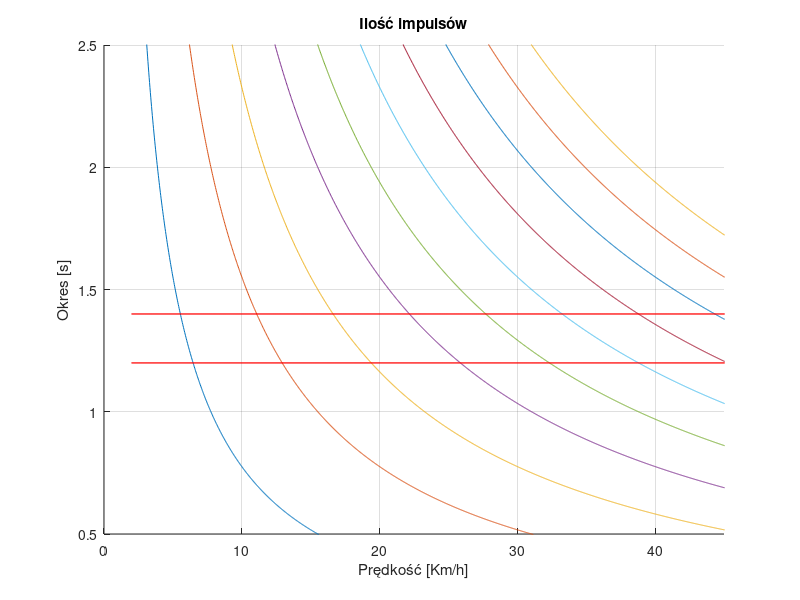

Here is the MATLAB script that generated this plot:
% % ok, zacznijmy 

hold on;
grid on ;
obwod_kola = 2.155;
x = linspace(2,60,2000);


for i=1:10
     k = 1
     y =  i*obwod_kola*3.6./x;
     plot(x,y)
end
for i=1:length(x)
     gorna_granica(i)=  1.4;
end
for i=1:length(x)
     dolna_granica(i)=  1.2;
end

plot (x,gorna_granica,'r', 'LineWidth',1.2)
plot (x,dolna_granica,'r', 'LineWidth',1.2)
xlabel('Prędkość [Km/h]'), ylabel('Okres [s]'), title('Ilość impulsów'),
axis([0, 45, 0.5, 2.5])
